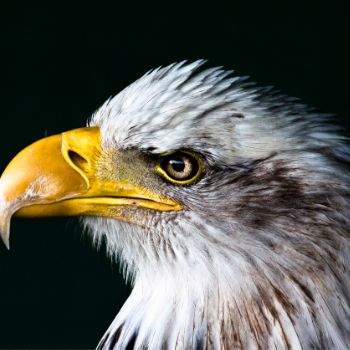
#> input picture image.png, 350 x 350 px
$ jupyter execute lab1.ipynb   (shell and % lines are left out)
#> lines starting #> are read from the running program, lines starting #| are printed output that depends on the picture
# Lab 1: Interactive Image Mosaic Generator
把一张图切成小格子, 每个格子分个类, 再用对应的小 tile 换掉, 拼成马赛克。

## Assignment

Your task is to create an interactive image mosaic generator. Your app should reconstruct an input image using small tiles (mini-images). Each tile can be generated procedurally (using simple patterns) or selected from a set of available tiles. You should use Gradio to build the app. Here are some tips, steps and ideas to get you started.

**Some tips for using Gradio:**

When testing your Gradio app locally at http://localhost:7860, use the command `gradio app.py` instead of `python app.py` in the terminal. This will automatically refresh the app as you make changes.

You can use the examples parameter in `gr.Interface(...)` to provide sample inputs (e.g., testing images). These examples will appear below the UI components and can be clicked to populate the interface, making it faster to test your app without manually uploading or dragging files.

You can create a temporary 3-day web link for your Gradio app. For a more permanent link, you can deploy it for free on Hugging Face Spaces. Please do not use the 3-day web link and, instead, use Hugging Face Spaces. Using Hugging Face Spaces is similar to using GitHub. For more details, visit: https://www.gradio.app/guides/sharing-your-app and https://huggingface.co/blog/gradio-spaces

If you deploy on Hugging Face Spaces, it's recommended to include specific library versions in the requirements.txt file (e.g., opencv-python==4.9.0.80) to ensure consistent results, as versions may differ from what's used locally with the Gradio server.

**Step 1: Image Selection and Preprocessing**
Select a test image (you may slightly crop the image if needed to fit a grid). Convert the image into a 3-channel (RGB) image if it isn't already.

**Step 2: Image Grid and Thresholding**
Divide the image into a grid of fixed-size blocks. Analyze the colors in each block, and classify each block into a color category. Use vectorized operations to efficiently handle pixel data and avoid explicit loops.

**Step 3: Tile Mapping**
Prepare a set of small tiles, where each tile corresponds to a color category. Replace each block of the original image with the corresponding tile to create the mosaic.

**Step 4: Gradio Interface**
Use Gradio to create an interactive interface where the user can upload an image and see the resulting mosaic in real time.

**Step 5: Performance Metric**
Incorporate similarity metrics (e.g., MSE, SSIM) to compare the original image with the mosaic version.

**Step 6: Performance Analysis**
Conduct a performance analysis to assess the time efficiency of your implementation. Compare your implementation's performance on different grid sizes.

**Creative Component:**
To enhance your app and earn extra credit, consider adding a creative component. For example, you can use different types of tiles (e.g., patterns, emojis, text) or allow users to customize the tile size and color mapping.

**Deliverables:**
1. A Jupyter Notebook (.ipynb) file that demonstrates each step of your project.
2. A short report (1-2 pages) that includes:
- A description of your app
- The results of your analysis
- Reflections on what you learned
3. A Gradio app deployed on Hugging Face Spaces with a public URL. You'll be graded based on how well your app works and looks.

## Step 1: 选图 + 预处理
三件事: 读图 → 转成 0~255 的整数 RGB → 裁成格子大小的整数倍。

[cell 1]
import time
import numpy as np
import matplotlib.pyplot as plt
from PIL import Image

[cell 2]
def get_time(f):
    # 计时小工具: 套在函数外面, 跑完会打印花了多少微秒
    def inner(*arg, **kwarg):
        s = time.perf_counter_ns()
        res = f(*arg, **kwarg)
        e = time.perf_counter_ns()
        used_us = (e - s) / 1e3
        print(f.__name__, "took", round(used_us, 1), "us")
        return res
    return inner

[cell 3]
# 把测试图读进来, notebook 和 image.png 放同一个文件夹就行
img_raw = plt.imread('image.png')
#> img_raw is the input picture: shape (350, 350, 3) float32; mean R, G, B 0.358, 0.358, 0.322

# 先看看读进来的是个啥
print("shape:", img_raw.shape)
#| shape: (350, 350, 3)
print("dtype:", img_raw.dtype)
#| dtype: float32
print("min:", img_raw.min())
#| min: 0.0
print("max:", img_raw.max())
#| max: 1.0

# 显示原图看一眼
plt.imshow(img_raw)
plt.axis('off')
plt.title('original')
plt.show()

# 小知识: plt.imread 读 PNG 得到的是 0~1 之间的小数
# 但我们的调色板是 0~255 的整数, 算距离之前得先统一量纲
# 不然所有像素都会被判成黑色, 分类就全错了

[cell 4]
def to_uint8_rgb(img):
    # 转成 uint8 的 RGB: 透明通道扔掉, 小数转成整数
    img = np.asarray(img)

    if img.shape[-1] == 4:
        img = img[..., :3]

    if img.dtype != np.uint8:
        img = (np.clip(img, 0, 1) * 255).round().astype(np.uint8)

    return np.ascontiguousarray(img)


def crop_to_grid(img, p):
    # 从中间裁一刀, 让高和宽都变成 p 的整数倍
    # 比如 350 裁成 320 (p=32 时), 作业说轻微裁剪是可以的
#> called with p = 32
    h, w = img.shape[:2]
#> h = 350; w = 350
    h2 = (h // p) * p
#> h2 = 320
    w2 = (w // p) * p
#> w2 = 320
    y0 = (h - h2) // 2
#> y0 = 15
    x0 = (w - w2) // 2
#> x0 = 15
    return np.ascontiguousarray(img[y0:y0 + h2, x0:x0 + w2])
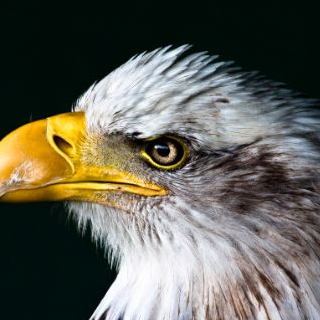
#> returned value: shape (320, 320, 3); mean of channels 0, 1, 2 99.1, 98, 87.5; drawn as R, G, B


def preprocess(img, grid_size):
    # Step 1: 转格式, 再裁剪
    img = to_uint8_rgb(img)
    img = crop_to_grid(img, grid_size)
    return img

[cell 5]
GRID = 32

img = preprocess(img_raw, GRID)

print("after shape:", img.shape)
#| after shape: (320, 320, 3)
print("after type:", img.dtype)
#| after type: uint8

plt.imshow(img)
plt.axis('off')
plt.title("cropped to multiples of 32")
plt.show()

## Step 2: 切网格 + 分类
把图切成小格子, 算每个格子的平均颜色, 再分到最近的调色板颜色。
作业要求: 用向量化的 NumPy, 别写嵌套循环。

[cell 6]
def patches_pure_python(img, p):
    # 纯 Python 版切块: 只用嵌套循环, 不用 numpy
    # 思路分两步: 先把图片"翻译"成普通嵌套列表, 再一块一块抠出来
    h = len(img)
    w = len(img[0])

    # 第一步: 图片 -> 嵌套列表, img_list[行][列] = [r, g, b]
    img_list = []
    for y in range(h):
        row = []
        for x in range(w):
            r = int(img[y][x][0])
            g = int(img[y][x][1])
            b = int(img[y][x][2])
            row.append([r, g, b])
        img_list.append(row)

    # 第二步: 按块取, 一块是 p x p 个像素
    gy = h // p
    gx = w // p

    patches = []
    for by in range(gy):            # 块在第几行
        for bx in range(gx):        # 块在第几列
            patch = []
            for dy in range(p):     # 块里面的第几行
                prow = []
                for dx in range(p):  # 块里面的第几列
                    y = by * p + dy
                    x = bx * p + dx
                    prow.append(img_list[y][x])
                patch.append(prow)
            patches.append(patch)

    return patches

[cell 7]
@get_time
def patches_loop(img, p):
    # 循环版切块: 一块一块取出来, 存进一个大数组
    # 注意 return 的位置! 必须和外层 for 对齐
    # 如果缩进多了一格, 就只会返回第一行的块, 后面全是黑的
#> called with p = 32
    h, w, c = img.shape
#> h = 320; w = 320; c = 3
    gy = h // p
#> gy = 10
    gx = w // p
#> gx = 10
    res = np.zeros((gy * gx, p, p, c), dtype=img.dtype)

    idx = 0
    for y in range(gy):
        for x in range(gx):
            res[idx] = img[y*p:(y+1)*p, x*p:(x+1)*p]
            idx = idx + 1
#> after the loop, idx = 100

    return res


patches = patches_loop(img, GRID)
print("num patches:", patches.shape[0])
#| num patches: 100
print("patch shape:", patches.shape[1:])
#| patch shape: (32, 32, 3)

[cell 8]
@get_time
def cell_means_loop(img, p):
    # 循环版: 一块一块算平均颜色, 慢, 只用来跟向量化版对比
#> called with p = 32
    patches = patches_loop(img, p)
    gy = img.shape[0] // p
#> gy = 10
    gx = img.shape[1] // p
#> gx = 10
    means = patches.reshape(-1, p * p, 3).mean(axis=1)
#> means = 100 rows, first 8: [0.249, 11.88, 7.88], [0.181, 11.2, 7.2], [0.313, 11.31, 7.31], [0.147, 11.3, 7.3], [0.414, 11.42, 7.42], [0.0918, 11.05, 7.05], [0.439, 11.44, 7.41], [0.195, 11.37, 7.37]
    return means.reshape(gy, gx, 3)


@get_time
def cell_means_vec(img, p):
    # 向量化版: 不用循环, 一次 reshape 全算完
    # 思路: 把 (高, 宽, 3) 看成 (块行数, 块内行, 块列数, 块内列, 3)
    # 然后对两个块内维度求平均, 就得到每块的平均色了
#> called with p = 32
    h, w = img.shape[:2]
#> h = 320; w = 320
    big = img.reshape(h // p, p, w // p, p, 3)
    return big.mean(axis=(1, 3))


print("--- loop version ---")
m_loop = cell_means_loop(img, GRID)

print("--- vectorized version ---")
m_vec = cell_means_vec(img, GRID)

print("loop result shape:", m_loop.shape)
#| loop result shape: (10, 10, 3)
print("vectorized result shape:", m_vec.shape)
#| vectorized result shape: (10, 10, 3)
print("results identical:", np.allclose(m_loop, m_vec))
#| results identical: True

[cell 9]
# 6 个颜色的调色板
PALETTE = np.array([
    [255, 0, 0],      # 红
    [0, 255, 0],      # 绿
    [0, 0, 255],      # 蓝
    [255, 255, 0],    # 黄
    [0, 0, 0],        # 黑
    [255, 255, 255],  # 白
], dtype=np.uint8)
PALETTE_NAMES = ['red', 'green', 'blue', 'yellow', 'black', 'white']


def classify_cells(cells):
    # 每个格子找离它最近的调色板颜色
    # 用广播一次算完所有格子到 6 个颜色的距离, 不用循环
    diff = cells[..., None, :].astype(np.float64) - PALETTE.astype(np.float64)
    dists = np.linalg.norm(diff, axis=-1)
    return np.argmin(dists, axis=-1)


cells = cell_means_vec(img, GRID)
cat = classify_cells(cells)

print("category map shape:", cat.shape)
#| category map shape: (10, 10)
print("patches per color:")
for i, name in enumerate(PALETTE_NAMES):
    count = int((cat == i).sum())
    print("  ", name, ":", count)
#> this loop made 6 passes
#> count on passes 1 to 6: 2, 0, 1, 11, 56, 30
#|    red : 2
#|    green : 0
#|    blue : 1
#|    yellow : 11
#|    black : 56
#|    white : 30

# 把分类结果画出来看看
plt.imshow(PALETTE[cat])
plt.axis('off')
plt.title('color categories per cell')
plt.show()
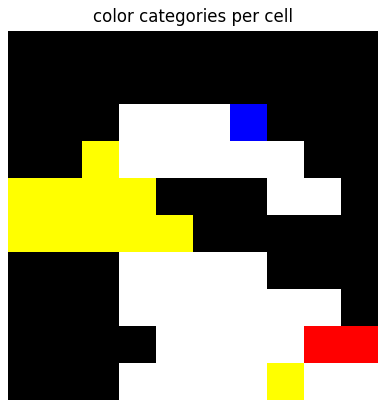
#> figure drawn by matplotlib, 1 panel

## Step 3: 把格子换成 tile
准备 tile, 按分类结果把每个格子替换掉, 拼出马赛克。

[cell 10]
def make_pattern_bank(t=32):
    # 现场生成 7 种 tile 图案
    solid = np.ones((t, t))                                    # 纯色
    h_grad = np.tile(np.linspace(0.5, 1.0, t), (t, 1))         # 横向渐变
    v_grad = np.tile(np.linspace(0.5, 1.0, t)[:, None], (1, t))  # 纵向渐变

    yy, xx = np.mgrid[0:t, 0:t].astype(float)
    checker = ((xx // (t // 4) + yy // (t // 4)) % 2) * 0.5 + 0.5   # 棋盘格
    v_stripes = 0.75 + 0.25 * np.sin(2 * np.pi * xx / t * 3)        # 竖条纹
    d_stripes = 0.75 + 0.25 * np.sin(2 * np.pi * (xx + yy) / t * 2) # 斜条纹

    cx = (t - 1) / 2
    cy = (t - 1) / 2
    r = np.sqrt((xx - cx) ** 2 + (yy - cy) ** 2) / (np.sqrt(2) * (t - 1) / 2)
    radial = 1.0 - 0.5 * r                                        # 放射渐变

    # 每个图案都除以自己的均值, 让平均亮度变成 1
    # 这样图案乘以格子平均色之后, tile 的平均亮度就跟原格子差不多了
    pats = [solid, h_grad, v_grad, checker, v_stripes, d_stripes, radial]
    bank = []
    for p in pats:
        bank.append(np.clip(p / p.mean(), 0, 1.5))
    return bank


def build_mosaic(img, grid_size=32, tile_style='solid'):
    # 主函数: 输入原图, 输出马赛克
    # tile_style 有三种:
    #   'solid'   -> 每个格子填调色板颜色 (6 色海报风)
    #   'smooth'  -> 每个格子填自己的平均色 (最像原图)
    #   'pattern' -> 每个格子贴图案 tile, 再按平均色染色 (创意)
#> called with grid_size = 32, tile_style = 'solid'
    img = preprocess(img, grid_size)
    cells = cell_means_vec(img, grid_size)
    gy = cells.shape[0]
    gx = cells.shape[1]
    p = grid_size

    if tile_style == 'smooth':
        mosaic = np.repeat(np.repeat(cells, p, axis=0), p, axis=1)

    elif tile_style == 'solid':
        cat = classify_cells(cells)
        colors = PALETTE[cat]
        mosaic = np.repeat(np.repeat(colors, p, axis=0), p, axis=1)

    elif tile_style == 'pattern':
        bank = np.stack(make_pattern_bank(p))
        cat = classify_cells(cells)
        sel = bank[cat % len(bank)]
        tinted = sel[..., None] * cells[:, :, None, None, :]
        mosaic = tinted.transpose(0, 2, 1, 3, 4).reshape(gy * p, gx * p, 3)

    else:
        raise ValueError("tile_style 只能是 solid / smooth / pattern")

    mosaic = np.clip(mosaic, 0, 255).astype(np.uint8)
    return mosaic, img

[cell 11]
# 三种风格各生成一张
mosaic_solid, base = build_mosaic(img_raw, GRID, 'solid')
mosaic_smooth, _ = build_mosaic(img_raw, GRID, 'smooth')
#> call 2 of build_mosaic, with grid_size = 32, tile_style = 'smooth'
#> in build_mosaic (call 2), `mosaic = np.repeat(np.repeat(cells, p, axis=0), p, axis=1)`:
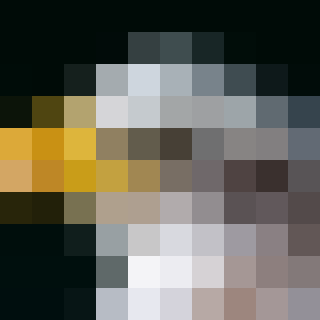
#> mosaic: shape (320, 320, 3) float64; mean of channels 0, 1, 2 99.1, 98, 87.5; drawn as R, G, B
mosaic_pattern, _ = build_mosaic(img_raw, GRID, 'pattern')
#> call 3 of build_mosaic, with grid_size = 32, tile_style = 'pattern'
#> in build_mosaic (call 3), `mosaic = tinted.transpose(0, 2, 1, 3, 4).reshape(gy * p, gx * p, 3)`:
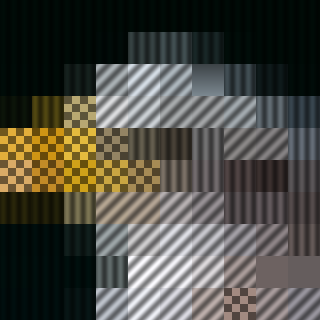
#> mosaic: shape (320, 320, 3) float64; mean of channels 0, 1, 2 99.1, 98, 87.5; drawn with min black and max white
#> in build_mosaic (call 3), `mosaic = np.clip(mosaic, 0, 255).astype(np.uint8)`:
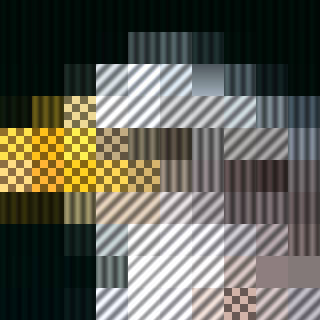
#> mosaic: shape (320, 320, 3); mean of channels 0, 1, 2 97.1, 96.7, 85.9; drawn as R, G, B

print("base image shape:", base.shape)
#| base image shape: (320, 320, 3)
print("mosaic shape:", mosaic_solid.shape)
#| mosaic shape: (320, 320, 3)

# 四张图摆在一起看
fig, axes = plt.subplots(2, 2, figsize=(8, 8))

axes[0, 0].imshow(base)
axes[0, 0].set_title('original (cropped)')

axes[0, 1].imshow(mosaic_solid)
axes[0, 1].set_title('solid (quantized)')

axes[1, 0].imshow(mosaic_smooth)
axes[1, 0].set_title('smooth (mean color)')

axes[1, 1].imshow(mosaic_pattern)
axes[1, 1].set_title('pattern tiles')

for ax in axes.flat:
    ax.axis('off')

plt.tight_layout()
plt.show()

## Step 4: Gradio 界面
界面在独立文件 **`app.py`** 里

## Step 5: 算相似度
MSE 越小越好, SSIM 越接近 1 越好。

[cell 12]
def mse(a, b):
    # MSE: 两张图逐像素作差, 平方, 再平均
    # 0 表示一模一样, 越小越好
    diff = a.astype(np.float64) - b.astype(np.float64)
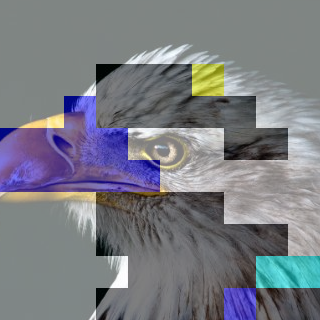
#> diff: shape (320, 320, 3) float64; mean R, G, B -10.6, -6.5, 8.4; drawn with min black and max white
    return float(np.mean(diff ** 2))


def ssim_index(a, b):
    # SSIM: 综合看亮度、对比度、结构, 越接近 1 越好, 更符合人眼感受
    from skimage.metrics import structural_similarity
    return float(structural_similarity(a, b, channel_axis=2, data_range=255))


print("solid MSE:", round(mse(base, mosaic_solid), 2))
#| solid MSE: 6601.49
print("solid SSIM:", round(ssim_index(base, mosaic_solid), 4))
#| solid SSIM: 0.2014
print()
print("smooth MSE:", round(mse(base, mosaic_smooth), 2))
#| smooth MSE: 1649.77
print("smooth SSIM:", round(ssim_index(base, mosaic_smooth), 4))
#| smooth SSIM: 0.3884
print()
print("pattern MSE:", round(mse(base, mosaic_pattern), 2))
#> in mse (call 3), `diff = a.astype(np.float64) - b.astype(np.float64)`:
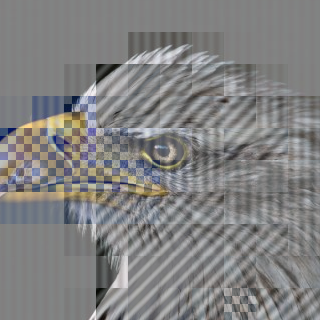
#> diff: shape (320, 320, 3) float64; mean R, G, B 1.9, 1.3, 1.6; drawn with min black and max white
#| pattern MSE: 2448.58
print("pattern SSIM:", round(ssim_index(base, mosaic_pattern), 4))
#| pattern SSIM: 0.2968

## Step 6: 测速度
看看不同格子大小要跑多久, 再对比循环版和向量化版。

[cell 13]
timed_build = get_time(build_mosaic)

print("timing for different grid sizes:")
print()
for g in [16, 32, 64]:
    print("grid_size =", g)
    timed_build(img_raw, g, 'solid')
    print()
#> this loop made 3 passes
#> pass 1, in preprocess (call 5), `img = crop_to_grid(img, grid_size)`:
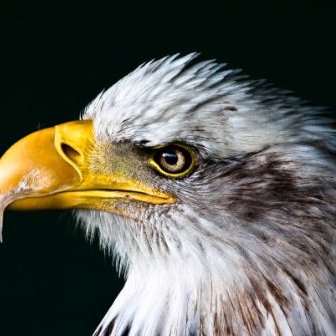
#> img: shape (336, 336, 3); mean R, G, B 94.9, 94.4, 84.5
#> pass 1, in build_mosaic (call 4), `cat = classify_cells(cells)`:
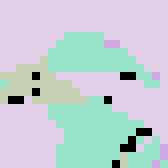
#> cat: shape (21, 21) int64 (shown 8 times larger); 5 distinct labels, from 0 to 5; one colour per label, 0 black
#> pass 1, in build_mosaic (call 4), `colors = PALETTE[cat]`:
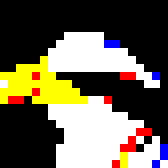
#> colors: shape (21, 21, 3) (shown 8 times larger); mean of channels 0, 1, 2 105.8, 98.3, 79.8; drawn as R, G, B

print("loop vs vectorized (grid_size=32):")
print()
cell_means_loop(img, GRID)
print()
cell_means_vec(img, GRID)
